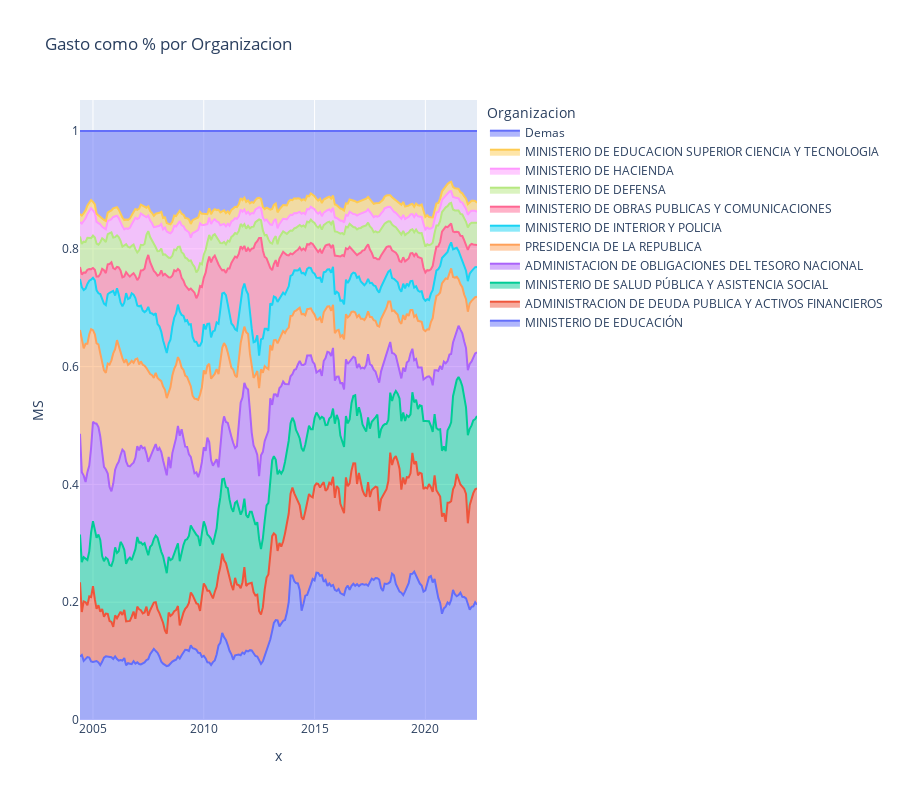

The code cell stored with this chart in its notebook:
### Code cell
def area_chart(df):
    df = df.copy().dropna()
    fig = px.area(df, x=df.index.strftime("%Y-%m"), y='MS', color='Organizacion', title='Gasto como % por Organizacion')
    fig.update_layout(legend_traceorder="reversed",height=800)
    fig.show()
area_chart(rolled)

### Figure 1 — Plotly figure (JSON) as saved in the notebook; plotly's stock layout.template omitted (floating-point values rounded to 4 significant figures; data arrays with more than 128 entries replaced by an {"elided": "..."} marker saying what was removed)
{"data": [{"fillpattern": {"shape": ""}, "hovertemplate": "Organizacion=MINISTERIO DE EDUCACIÓN<br>x=%{x}<br>MS=%{y}<extra></extra>", "legendgroup": "MINISTERIO DE EDUCACIÓN", "line": {"color": "#636efa"}, "marker": {"symbol": "circle"}, "mode": "lines", "name": "MINISTERIO DE EDUCACIÓN", "orientation": "v", "showlegend": true, "stackgroup": "1", "type": "scatter", "x": {"elided": "216 str values"}, "xaxis": "x", "y": {"elided": "216 float values"}, "yaxis": "y"}, {"fillpattern": {"shape": ""}, "hovertemplate": "Organizacion=ADMINISTRACION DE DEUDA PUBLICA Y ACTIVOS FINANCIEROS<br>x=%{x}<br>MS=%{y}<extra></extra>", "legendgroup": "ADMINISTRACION DE DEUDA PUBLICA Y ACTIVOS FINANCIEROS", "line": {"color": "#EF553B"}, "marker": {"symbol": "circle"}, "mode": "lines", "name": "ADMINISTRACION DE DEUDA PUBLICA Y ACTIVOS FINANCIEROS", "orientation": "v", "showlegend": true, "stackgroup": "1", "type": "scatter", "x": {"elided": "216 str values"}, "xaxis": "x", "y": {"elided": "216 float values"}, "yaxis": "y"}, {"fillpattern": {"shape": ""}, "hovertemplate": "Organizacion=MINISTERIO DE SALUD PÚBLICA Y ASISTENCIA SOCIAL<br>x=%{x}<br>MS=%{y}<extra></extra>", "legendgroup": "MINISTERIO DE SALUD PÚBLICA Y ASISTENCIA SOCIAL", "line": {"color": "#00cc96"}, "marker": {"symbol": "circle"}, "mode": "lines", "name": "MINISTERIO DE SALUD PÚBLICA Y ASISTENCIA SOCIAL", "orientation": "v", "showlegend": true, "stackgroup": "1", "type": "scatter", "x": {"elided": "216 str values"}, "xaxis": "x", "y": {"elided": "216 float values"}, "yaxis": "y"}, {"fillpattern": {"shape": ""}, "hovertemplate": "Organizacion=ADMINISTACION DE OBLIGACIONES DEL TESORO NACIONAL<br>x=%{x}<br>MS=%{y}<extra></extra>", "legendgroup": "ADMINISTACION DE OBLIGACIONES DEL TESORO NACIONAL", "line": {"color": "#ab63fa"}, "marker": {"symbol": "circle"}, "mode": "lines", "name": "ADMINISTACION DE OBLIGACIONES DEL TESORO NACIONAL", "orientation": "v", "showlegend": true, "stackgroup": "1", "type": "scatter", "x": {"elided": "216 str values"}, "xaxis": "x", "y": {"elided": "216 float values"}, "yaxis": "y"}, {"fillpattern": {"shape": ""}, "hovertemplate": "Organizacion=PRESIDENCIA DE LA REPUBLICA<br>x=%{x}<br>MS=%{y}<extra></extra>", "legendgroup": "PRESIDENCIA DE LA REPUBLICA", "line": {"color": "#FFA15A"}, "marker": {"symbol": "circle"}, "mode": "lines", "name": "PRESIDENCIA DE LA REPUBLICA", "orientation": "v", "showlegend": true, "stackgroup": "1", "type": "scatter", "x": {"elided": "216 str values"}, "xaxis": "x", "y": {"elided": "216 float values"}, "yaxis": "y"}, {"fillpattern": {"shape": ""}, "hovertemplate": "Organizacion=MINISTERIO DE INTERIOR Y POLICIA<br>x=%{x}<br>MS=%{y}<extra></extra>", "legendgroup": "MINISTERIO DE INTERIOR Y POLICIA", "line": {"color": "#19d3f3"}, "marker": {"symbol": "circle"}, "mode": "lines", "name": "MINISTERIO DE INTERIOR Y POLICIA", "orientation": "v", "showlegend": true, "stackgroup": "1", "type": "scatter", "x": {"elided": "216 str values"}, "xaxis": "x", "y": {"elided": "216 float values"}, "yaxis": "y"}, {"fillpattern": {"shape": ""}, "hovertemplate": "Organizacion=MINISTERIO DE OBRAS PUBLICAS Y COMUNICACIONES<br>x=%{x}<br>MS=%{y}<extra></extra>", "legendgroup": "MINISTERIO DE OBRAS PUBLICAS Y COMUNICACIONES", "line": {"color": "#FF6692"}, "marker": {"symbol": "circle"}, "mode": "lines", "name": "MINISTERIO DE OBRAS PUBLICAS Y COMUNICACIONES", "orientation": "v", "showlegend": true, "stackgroup": "1", "type": "scatter", "x": {"elided": "216 str values"}, "xaxis": "x", "y": {"elided": "216 float values"}, "yaxis": "y"}, {"fillpattern": {"shape": ""}, "hovertemplate": "Organizacion=MINISTERIO DE DEFENSA<br>x=%{x}<br>MS=%{y}<extra></extra>", "legendgroup": "MINISTERIO DE DEFENSA", "line": {"color": "#B6E880"}, "marker": {"symbol": "circle"}, "mode": "lines", "name": "MINISTERIO DE DEFENSA", "orientation": "v", "showlegend": true, "stackgroup": "1", "type": "scatter", "x": {"elided": "216 str values"}, "xaxis": "x", "y": {"elided": "216 float values"}, "yaxis": "y"}, {"fillpattern": {"shape": ""}, "hovertemplate": "Organizacion=MINISTERIO DE HACIENDA<br>x=%{x}<br>MS=%{y}<extra></extra>", "legendgroup": "MINISTERIO DE HACIENDA", "line": {"color": "#FF97FF"}, "marker": {"symbol": "circle"}, "mode": "lines", "name": "MINISTERIO DE HACIENDA", "orientation": "v", "showlegend": true, "stackgroup": "1", "type": "scatter", "x": {"elided": "216 str values"}, "xaxis": "x", "y": {"elided": "216 float values"}, "yaxis": "y"}, {"fillpattern": {"shape": ""}, "hovertemplate": "Organizacion=MINISTERIO DE EDUCACION SUPERIOR CIENCIA Y TECNOLOGIA<br>x=%{x}<br>MS=%{y}<extra></extra>", "legendgroup": "MINISTERIO DE EDUCACION SUPERIOR CIENCIA Y TECNOLOGIA", "line": {"color": "#FECB52"}, "marker": {"symbol": "circle"}, "mode": "lines", "name": "MINISTERIO DE EDUCACION SUPERIOR CIENCIA Y TECNOLOGIA", "orientation": "v", "showlegend": true, "stackgroup": "1", "type": "scatter", "x": {"elided": "216 str values"}, "xaxis": "x", "y": {"elided": "216 float values"}, "yaxis": "y"}, {"fillpattern": {"shape": ""}, "hovertemplate": "Organizacion=Demas<br>x=%{x}<br>MS=%{y}<extra></extra>", "legendgroup": "Demas", "line": {"color": "#636efa"}, "marker": {"symbol": "circle"}, "mode": "lines", "name": "Demas", "orientation": "v", "showlegend": true, "stackgroup": "1", "type": "scatter", "x": {"elided": "216 str values"}, "xaxis": "x", "y": {"elided": "216 float values"}, "yaxis": "y"}], "layout": {"height": 800, "legend": {"title": {"text": "Organizacion"}, "tracegroupgap": 0, "traceorder": "reversed"}, "title": {"text": "Gasto como % por Organizacion"}, "xaxis": {"anchor": "y", "domain": [0, 1], "title": {"text": "x"}}, "yaxis": {"anchor": "x", "domain": [0, 1], "title": {"text": "MS"}}}}
